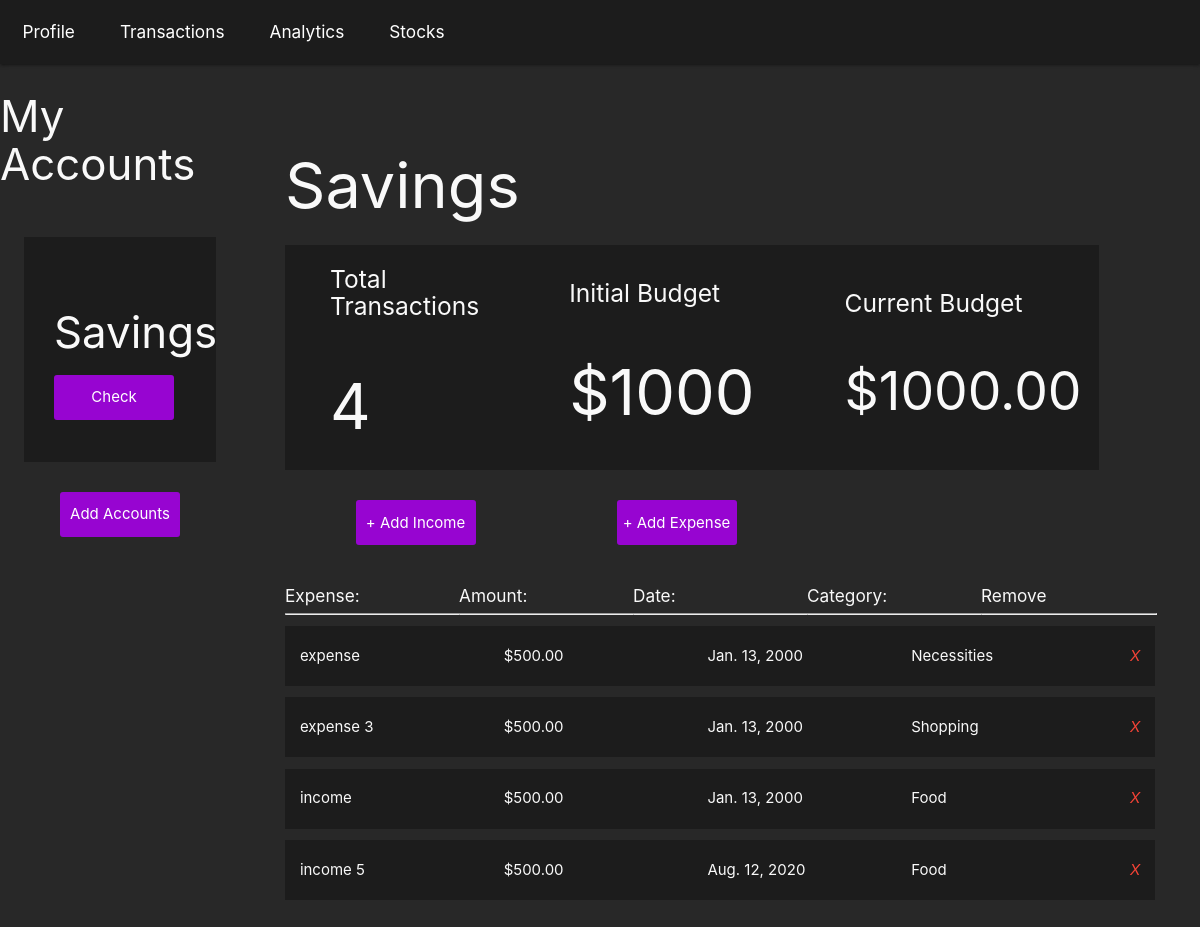
The app's page /savings/transactions (signed in), older data.
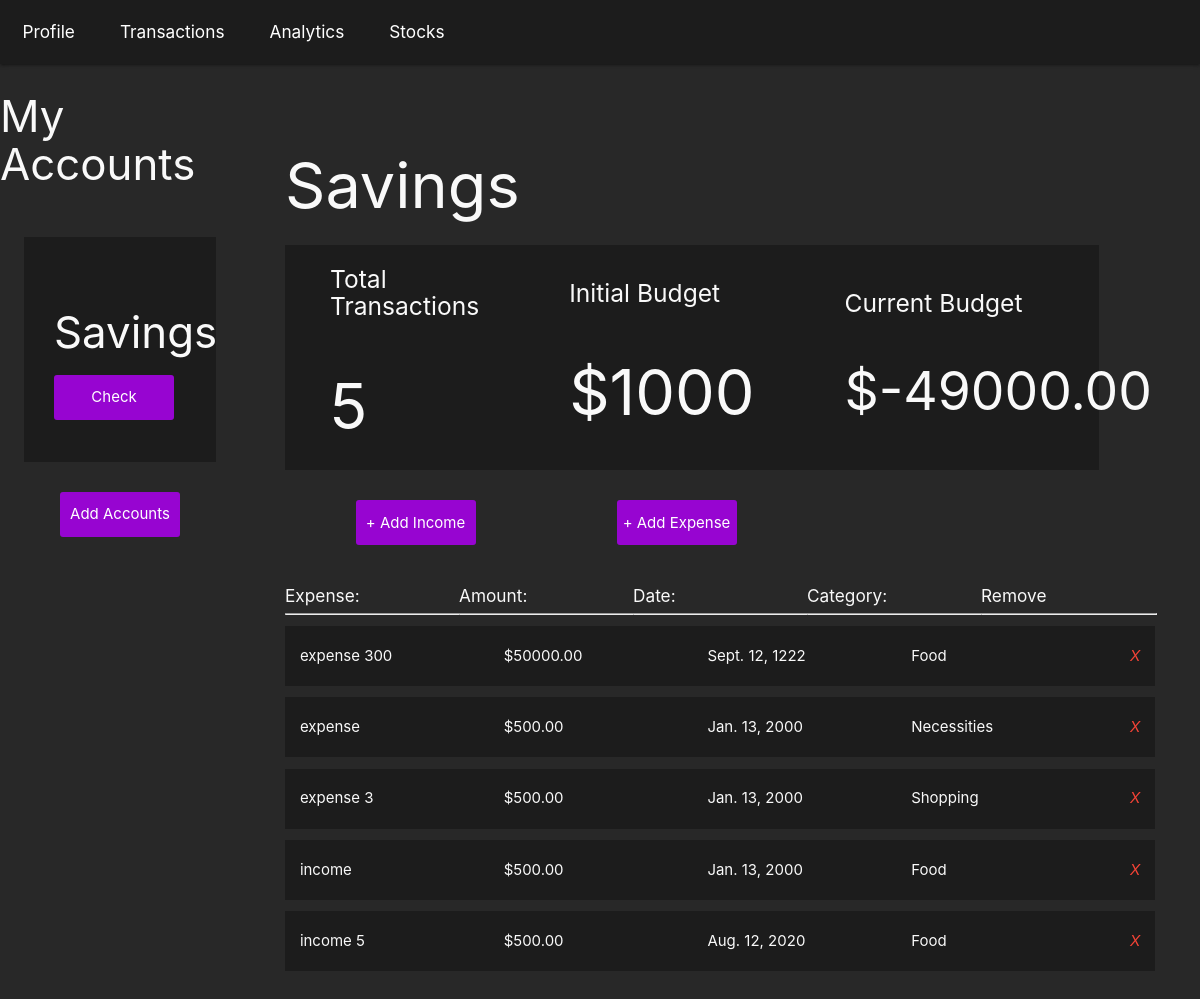
The same page, newer data.
### budget/models.py (models this page shows, shortened)
class Project(models.Model):
    name = models.CharField(max_length=100)
    slug = models.SlugField(max_length=100, unique=True, blank=True)
    budget = models.IntegerField()
    def budget_left(self):
        expense_list = Expense.objects.filter(project=self)
        income_list = Income.objects.filter(project=self)
        total_expense_amount = 0
        total_income_amount = 0
        for expense in expense_list:
            total_expense_amount += expense.amount
        for income in income_list:
            total_income_amount += income.amount
        print(total_income_amount)
        return self.budget - total_expense_amount + total_income_amount
    def total_transactions(self):
        income_list = Income.objects.filter(project=self)
        expense_list = Expense.objects.filter(project=self)
        return len(expense_list) + len(income_list)

class Expense(models.Model):
    project = models.ForeignKey(Project, on_delete = models.CASCADE, related_name = 'expenses')
    title = models.CharField(max_length=100)
    amount = models.DecimalField(max_digits=8, decimal_places=2)
    date = models.DateField(("Date"), default=datetime.date.today)
    type = 'expense'
    category = models.CharField( max_length = 20, choices = SELECT_CATEGORY_CHOICES , default ='Food')
    class Meta:
        ordering = ('-amount',)

class Income(models.Model):
    project = models.ForeignKey(Project, on_delete = models.CASCADE, related_name = 'income')
    title = models.CharField(max_length=100)
    amount = models.DecimalField(max_digits=8, decimal_places=2)
    date = models.DateField(("Date"), default=datetime.date.today)
    type = 'income'
    category = models.CharField( max_length = 20, choices = SELECT_CATEGORY_CHOICES , default ='Food')
    class Meta:
        ordering = ('-amount',)

### budget/views.py (the view, shortened to what this page needs)
# urls.py: path('<slug:project_slug>/transactions', views.transactions, name = 'transactions'),
@login_required()
def transactions(request, project_slug):
    project_list = Project.objects.all()
    project = get_object_or_404(Project, slug=project_slug)
    if request.method == "GET":
        return render(request, 'budget/transactions.html', {'project': project, 'project_list': project_list, 'expense_list': project.expenses.all(), 'income_list': project.income.all()})
    elif request.method == 'DELETE':
        id = json.loads(request.body)['id']
        expense = get_object_or_404(Expense, id=id)
        expense.delete()
        return HttpResponse('')

### budget/templates/budget/transactions.html (shortened to what this page needs)
{% extends 'budget/base.html' %}
{% block content %}
{% include "./header.html" %}
<div class = "transactions-section">
    <h1>{{ project.name }}</h1>
    <section class="profile-stats">
        <div class = "stat-card">
            <h5>Total Transactions</h6>
            <h1>{{ project.total_transactions }}</h1>
        </div>
        <div class = "stat-card">
            <h5>Initial Budget</h6>
            <h1>${{ project.budget }}</h1>
        </div>
        <div class = "stat-card">
            <h5>Current Budget</h6>
            {% if project.budget_left > 0 %}
                <h2>${{ project.budget_left }}</h2>
            {% elif project.budget_left == 0 %}
                <h2>${{ project.budget_left }}</h2>
            {% else %}
                <h2>${{ project.budget_left }}</h2>
            {% endif %}
        </div>
    </section>
    <section class = "section-expenses">
        <div class="button-row">
            <button class="modal-trigger account-button" id = "income-trigger" href = "#expenseModal" onClick = "incomeFunction()">+ Add Income</button>
            <button class="modal-trigger account-button" id = "expense-trigger" href = "#expenseModal" onClick = "expenseFunction()">+ Add Expense</button>
        </div>
        <div class="expense-row">
            <div class = 'expense-title'>
                <h6>Expense:</h6>
                <hr/>
            </div>
            <div class = 'expense-title'>
                <h6>Amount:</h6>
                <hr/>
            </div>
            <div class = 'expense-title'>
                <h6>Date:</h6>
                <hr/>
            </div>
            <div class = 'expense-title'>
                <h6>Category:</h6>
                <hr/>
            </div>
            <div class = 'expense-title'>
                <h6>Remove</h6>
                <hr/>
            </div>
        </div>
        <ul class="expense-list">
            {% for expense in expense_list %}
            <li>
                <div class="expense-col">
                    <spanc>{{ expense.title }}</span>
                </div>
                <div class="expense-col">
                    <spanc>${{ expense.amount }}</span>
                </div>
                <div class="expense-col">
                    <spanc>{{ expense.date }}</span>
                </div>
                <div class="expense-col">
                    <spanc>{{ expense.category }}</span>
                </div>
                <a class = "close-icon" name = "action" value = "expense" onclick = "deleteExpense(this), window.location.reload();" data-id = "{{ expense.id }}">
                    <i class="red-text right">X</i>
                </a>
            </li>
            {% empty %}
            <div class = "">
                <h3>You have no expenses yet</h3>
            </div>
            {% endfor %}
            {% for income in income_list %}
            <li>
                <div class="expense-col">
                    <spanc>{{ income.title }}</span>
                </div>
                <div class="expense-col">
                    <spanc>${{ income.amount }}</span>
                </div>
                <div class="expense-col">
                    <spanc>{{ income.date }}</span>
                </div>
                <div class="expense-col">
                    <spanc>{{ income.category }}</span>
                </div>
                <a class = "close-icon"  name = "action" value = "income" onclick = "deleteIncome(this), window.location.reload();"data-id = "{{ income.id }}">
                    <i class="red-text right">X</i>
                </a>
            </li>
            {% empty %}
            <div class = "">
                <h3 class='grey-text'>You have no income yet</h3>
            </div>
            {% endfor %}
        </ul>
    </section>
</div>
{% endblock %}

### budget/templates/budget/header.html
{% extends 'budget/base.html' %}
{% block content %}
<nav class = "nav-dec">
    <a href="{% url 'profile' project.slug %}">Profile</a>
    <a href="{% url 'transactions' project.slug %}">Transactions</a>
    <a href="{% url 'analytics' project.slug %}">Analytics</a>
    <a href="{% url 'stocks' project.slug %}">Stocks</a>
</nav>
<div class = 'left-nav'>
    <h3>My Accounts</h3>
    <div class="project-list">
        {% for project in project_list %}
            <div class="project-card">
                <h3>{{ project.name }}</h3>
                <a href="{% url 'profile' project.slug %}" class="account-button">Check</a>
            </div>
        {% endfor %}
        <a href="../add" class="account-button">
            <span>Add Accounts</span>
        </a>
    </div>
</div>
{% endblock %}

Row changes from the older to the newer data that the page shows:
computed for Project "Savings": total_transactions "4" → "5"; budget_left "1000.00" → "-49000.00"
added Expense: title "expense 300", amount "50000.00", date "Sept. 12, 1222", category "Food"
